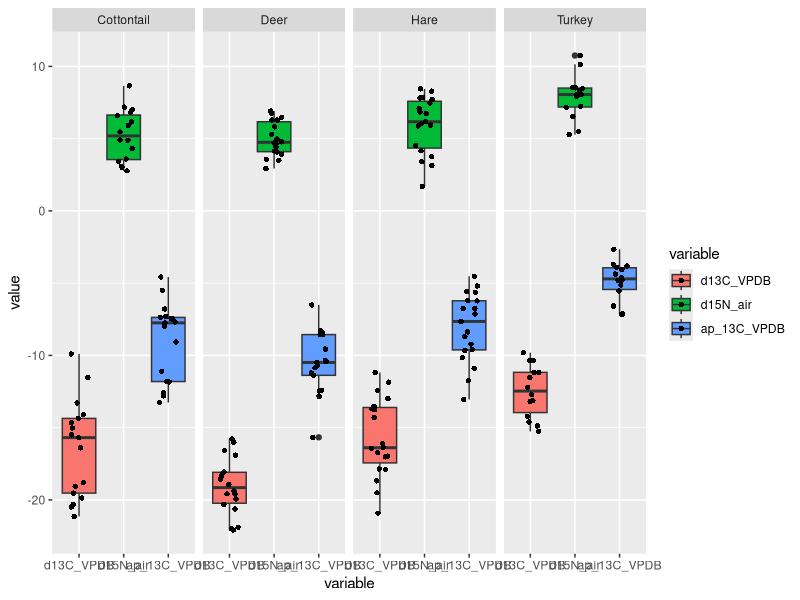
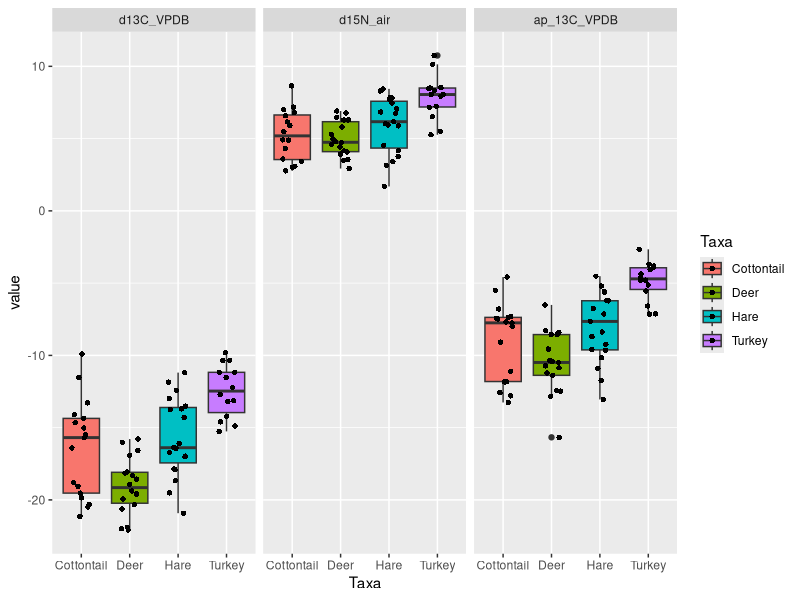
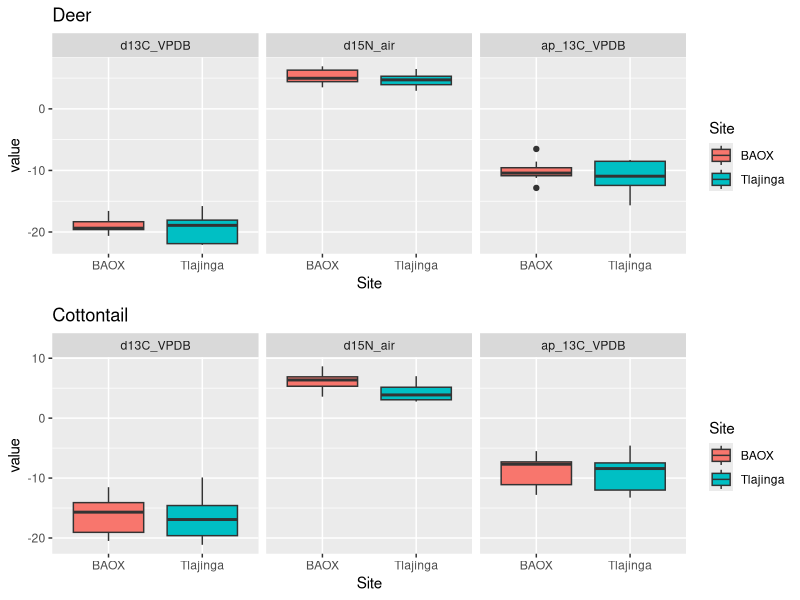
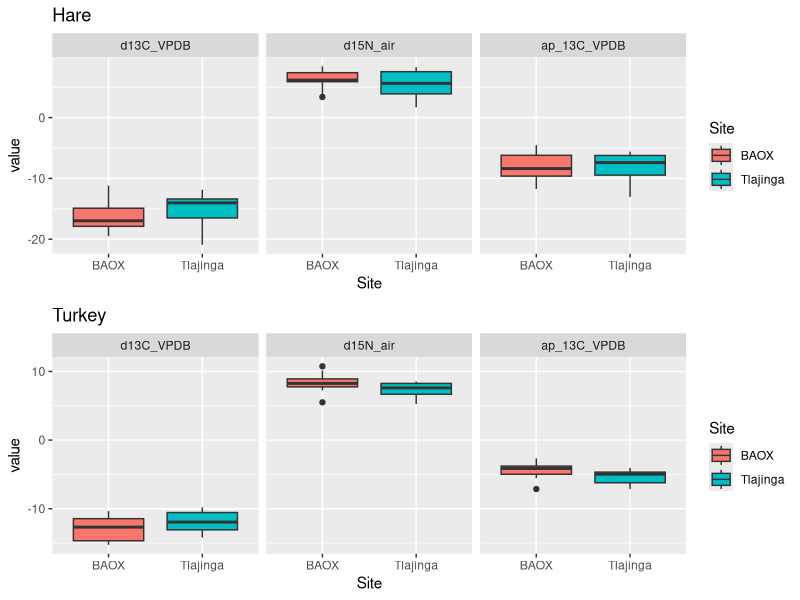
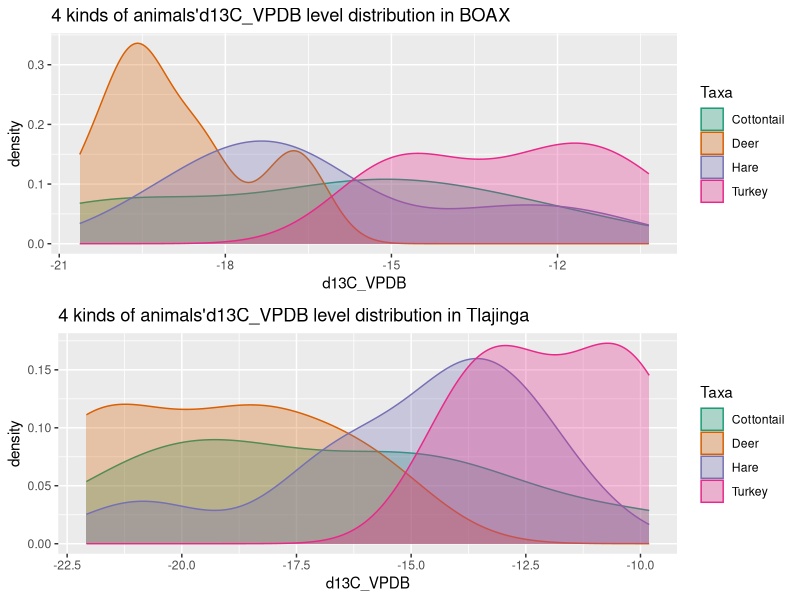
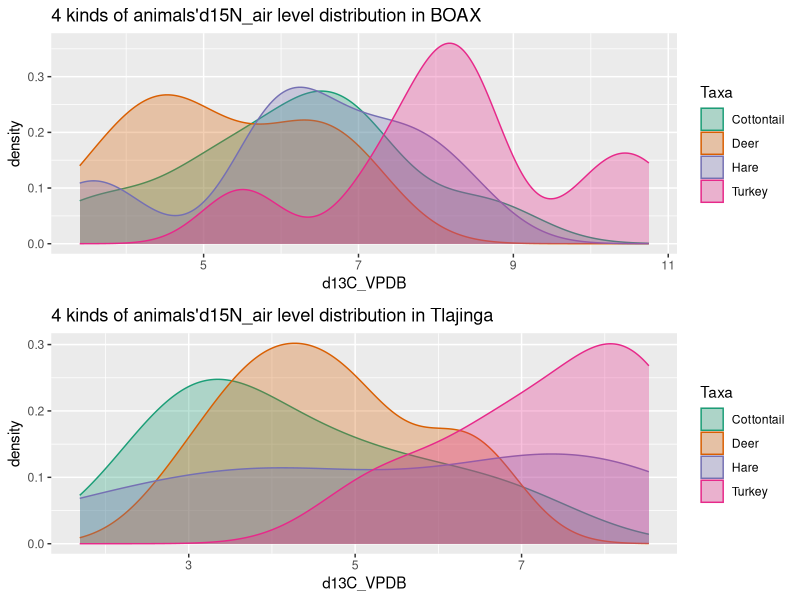
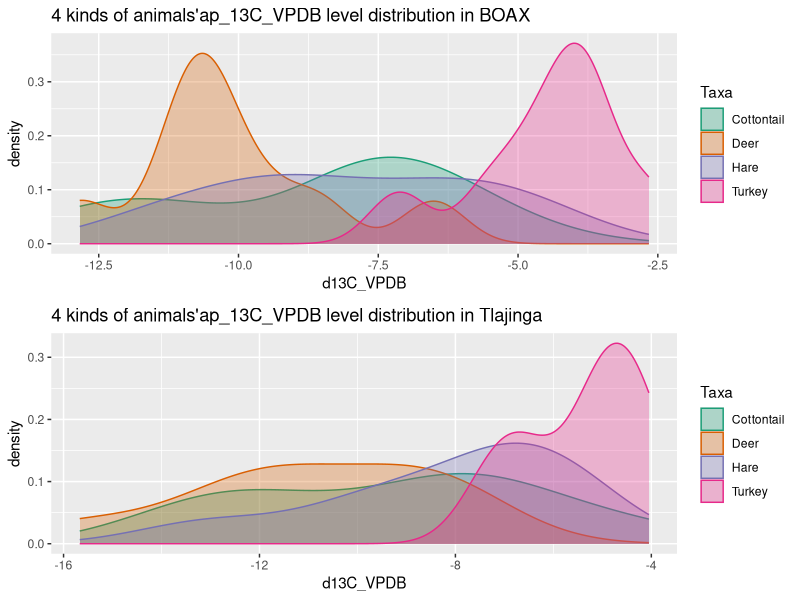
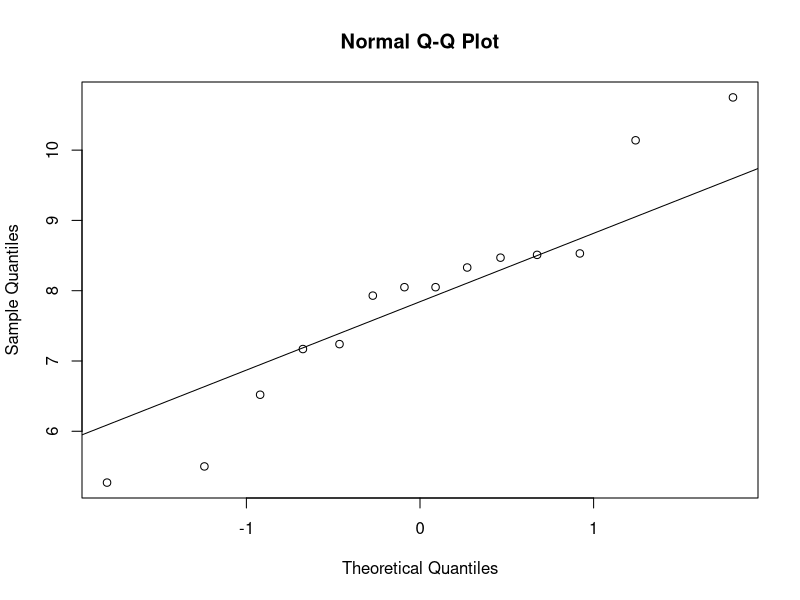

The R source for these figures, in order:
## ---- chunk 1
knitr::opts_chunk$set(echo = TRUE, message = FALSE, warning = FALSE)
# install.packages("foreign")
library(ggplot2)
library(openxlsx)
library(reshape2)
library(dplyr)
library(tidyr)
library("formattable")
library(stats)
## ---- chunk 2
#read data
data<-read.xlsx("for_stats_peeps.xlsx")
data<-data[,-2:-6]
data<-data[,-4]
removedata<-c("MC381","MC389","MC393","MC76")
#data <- na.omit(data)
i<-1
for(i in i:4) data<-subset(data,data$ID!=removedata[i])

## ---- chunk 3
#tidy data
data2<-data[,2:8]
data2<-data2[,-3]
data2<-data2[,-5]
aggdata<-melt(data2,id=(c("Taxa","Site")))

## ---- chunk 4
summ <- aggdata %>%                              
  group_by(Taxa,Site,variable) %>% 
  na.omit(aggdata) %>%
  summarize(min = min(value),
            median = median(value),
            mean = mean(value),
            max = max(value),
            sd = sd(value),
            count=n())
#formattable(summ)

## ---- chunk 5
ggplot(data = aggdata, aes(x=variable,y=value, fill=variable)) + 
  geom_boxplot()+
  geom_jitter(shape=16, position=position_jitter(0.2))+
  facet_wrap(~Taxa,nrow = 1)
## ---- chunk 6
ggplot(data = aggdata, aes(x=Taxa,y=value, fill=Taxa)) + 
  geom_boxplot()+
  geom_jitter(shape=16, position=position_jitter(0.2))+
  facet_wrap(~variable,nrow = 1)
## ---- chunk 7
data_deer<-aggdata[which(aggdata$Taxa=="Deer"),]
data_Cottontail<-aggdata[which(aggdata$Taxa=="Cottontail"),]
data_Hare<-aggdata[which(aggdata$Taxa=="Hare"),]
data_Turkey<-aggdata[which(aggdata$Taxa=="Turkey"),]

deer1<-ggplot(data = data_deer, aes(x=variable,y=value, fill=variable)) + 
  geom_boxplot()+
  #geom_jitter(shape=16, position=position_jitter(0.2))+
  labs(title = 'Deer')+
  facet_wrap(~Site,nrow = 1)

deer2<-ggplot(data = data_deer, aes(x=Site,y=value, fill=Site)) + 
  geom_boxplot()+
  #geom_jitter(shape=16, position=position_jitter(0.2))+
  labs(title = 'Deer')+
  facet_wrap(~variable,nrow = 1)



cot1<-ggplot(data = data_Cottontail, aes(x=variable,y=value, fill=variable)) + 
  geom_boxplot()+
  #geom_jitter(shape=16, position=position_jitter(0.2))+
  labs(title = 'Cottontail')+
  facet_wrap(~Site,nrow = 1)

cot2<-ggplot(data = data_Cottontail, aes(x=Site,y=value, fill=Site)) + 
  geom_boxplot()+
  #geom_jitter(shape=16, position=position_jitter(0.2))+
  labs(title = 'Cottontail')+
  facet_wrap(~variable,nrow = 1)


hare1<-ggplot(data = data_Hare, aes(x=variable,y=value, fill=variable)) + 
  geom_boxplot()+
  #geom_jitter(shape=16, position=position_jitter(0.2))+
  labs(title = 'Hare')+
  facet_wrap(~Site,nrow = 1)

hare2<-ggplot(data = data_Hare, aes(x=Site,y=value, fill=Site)) + 
  geom_boxplot()+
  #geom_jitter(shape=16, position=position_jitter(0.2))+
  labs(title = 'Hare')+
  facet_wrap(~variable,nrow = 1)

turkey1<-ggplot(data = data_Turkey, aes(x=variable,y=value, fill=variable)) + 
  geom_boxplot()+
  #geom_jitter(shape=16, position=position_jitter(0.2))+
  labs(title = 'Turkey')+
  facet_wrap(~Site,nrow = 1)

turkey2<-ggplot(data = data_Turkey, aes(x=Site,y=value, fill=Site)) + 
  geom_boxplot()+
  #geom_jitter(shape=16, position=position_jitter(0.2))+
  labs(title = 'Turkey')+
  facet_wrap(~variable,nrow = 1)

## ---- chunk 8

#gridExtra::grid.arrange(deer1,cot1,nrow=2,ncol=1)
#gridExtra::grid.arrange(hare1,turkey1,nrow=2,ncol=1)

gridExtra::grid.arrange(deer2,cot2,nrow=2,ncol=1)
gridExtra::grid.arrange(hare2,turkey2,nrow=2,ncol=1)

## ---- chunk 9
mean(filter(aggdata,Taxa=="Hare" & Site=="BAOX" & variable=="d15N_air")$value)
sd(filter(aggdata,Taxa=="Hare" & Site=="BAOX" & variable=="d15N_air")$value)
## ---- chunk 10
# check the d13C_VPDB
aggdata1 <- filter(aggdata, variable== "d13C_VPDB" & Site == "BAOX")
ggplot1 <- ggplot(aggdata1, aes(value, colour = Taxa,fill=Taxa)) + geom_density(alpha = 0.3) +
  scale_fill_brewer(palette="Dark2") +
  scale_color_brewer(palette="Dark2") +
  labs(x = "d13C_VPDB", y = "density", title = "4 kinds of animals'd13C_VPDB level distribution in BOAX")


aggdata2 <- filter(aggdata, variable== "d13C_VPDB" & Site == "Tlajinga")
ggplot2 <- ggplot(aggdata2, aes(value, colour = Taxa,fill=Taxa)) + geom_density(alpha = 0.3) +
  scale_fill_brewer(palette="Dark2") +
  scale_color_brewer(palette="Dark2") +
  labs(x = "d13C_VPDB", y = "density", title = "4 kinds of animals'd13C_VPDB level distribution in Tlajinga")

gridExtra::grid.arrange(ggplot1, ggplot2)
## ---- chunk 11
# check the d15N_air
aggdata3 <- filter(aggdata, variable== "d15N_air" & Site == "BAOX")
ggplot3 <- ggplot(aggdata3, aes(value, colour = Taxa,fill=Taxa)) + geom_density(alpha = 0.3) +
  scale_fill_brewer(palette="Dark2") +
  scale_color_brewer(palette="Dark2") +
  labs(x = "d13C_VPDB", y = "density", title = "4 kinds of animals'd15N_air level distribution in BOAX")


aggdata4 <- filter(aggdata, variable== "d15N_air" & Site == "Tlajinga")
ggplot4 <- ggplot(aggdata4, aes(value, colour = Taxa,fill=Taxa)) + geom_density(alpha = 0.3) +
  scale_fill_brewer(palette="Dark2") +
  scale_color_brewer(palette="Dark2") +
  labs(x = "d13C_VPDB", y = "density", title = "4 kinds of animals'd15N_air level distribution in Tlajinga")

gridExtra::grid.arrange(ggplot3, ggplot4)
## ---- chunk 12
# check the ap_13C_VPDB
aggdata5 <- filter(aggdata, variable== "ap_13C_VPDB" & Site == "BAOX")
ggplot5 <- ggplot(aggdata5, aes(value, colour = Taxa,fill=Taxa)) + geom_density(alpha = 0.3) +
  scale_fill_brewer(palette="Dark2") +
  scale_color_brewer(palette="Dark2") +
  labs(x = "d13C_VPDB", y = "density", title = "4 kinds of animals'ap_13C_VPDB level distribution in BOAX")


aggdata6 <- filter(aggdata, variable== "ap_13C_VPDB" & Site == "Tlajinga")
ggplot6 <- ggplot(aggdata6, aes(value, colour = Taxa,fill=Taxa)) + geom_density(alpha = 0.3) +
  scale_fill_brewer(palette="Dark2") +
  scale_color_brewer(palette="Dark2") +
  labs(x = "d13C_VPDB", y = "density", title = "4 kinds of animals'ap_13C_VPDB level distribution in Tlajinga")

gridExtra::grid.arrange(ggplot5, ggplot6)
## ---- chunk 13
qqnorm(aggdata[aggdata$Taxa=="Turkey"&aggdata$variable=="d15N_air",]$value)
qqline(aggdata[aggdata$Taxa=="Turkey"&aggdata$variable=="d15N_air",]$value)
## ---- chunk 14
# Assumption
# H0 : v1  = v2
# Ha : v1 != v2
## ---- chunk 15
# "d13C_VPDB" level in turkey groups
test.turkey.d13C <- filter(aggdata, Taxa == "Turkey" & variable== "d13C_VPDB")
with(test.turkey.d13C, shapiro.test(value[Site == "BAOX"])) # p = 0.4606
with(test.turkey.d13C, shapiro.test(value[Site == "Tlajinga"])) # p = 0.7027

# From the output, the two p-values are greater than the significance level 0.05 implying that the distribution of the data are not significantly different from the normal distribution. In other words, we can assume the normality.

t.test(value ~ Site, data = test.turkey.d13C, conf.level = 0.99, var.equal = TRUE)
# p = 0.3323
# Not reject!
## ---- chunk 16
# "d13C_VPDB" level in Cottontail groups
test.Cottontail.d13C <- filter(aggdata, Taxa == "Cottontail" & variable== "d13C_VPDB")
with(test.Cottontail.d13C, shapiro.test(value[Site == "BAOX"])) # p = 0.5969
with(test.Cottontail.d13C, shapiro.test(value[Site == "Tlajinga"])) # p = 0.3941

# From the output, the two p-values are greater than the significance level 0.05 implying that the distribution of the data are not significantly different from the normal distribution. In other words, we can assume the normality.
t.test(value ~ Site, data = test.Cottontail.d13C, conf.level = 0.99, var.equal = TRUE)
# p = 0.8162
# Not reject!
## ---- chunk 17
# "d13C_VPDB" level in Deer groups
test.Deer.d13C <- filter(aggdata, Taxa == "Deer" & variable== "d13C_VPDB")
with(test.Deer.d13C, shapiro.test(value[Site == "BAOX"])) # p = 0.3914
with(test.Deer.d13C, shapiro.test(value[Site == "Tlajinga"])) # p = 0.2177

# From the output, the two p-values are greater than the significance level 0.05 implying that the distribution of the data are not significantly different from the normal distribution. In other words, we can assume the normality.
t.test(value ~ Site, data = test.Deer.d13C, conf.level = 0.99, var.equal = TRUE)
# p = 0.6657
# Not reject!
## ---- chunk 18
# "d13C_VPDB" level in Hare groups
test.Hare.d13C <- filter(aggdata, Taxa == "Hare" & variable== "d13C_VPDB")
with(test.Hare.d13C, shapiro.test(value[Site == "BAOX"])) # p = 0.2707
with(test.Hare.d13C, shapiro.test(value[Site == "Tlajinga"])) # p = 0.2447

# From the output, the two p-values are greater than the significance level 0.05 implying that the distribution of the data are not significantly different from the normal distribution. In other words, we can assume the normality.

t.test(value ~ Site, data = test.Hare.d13C, conf.level = 0.99, var.equal = TRUE)
# p = 0.3999
# Not reject!
## ---- chunk 19
# "d15N_air" level in turkey groups
test.turkey.d15N <- filter(aggdata, Taxa == "Turkey" & variable== "d15N_air")
with(test.turkey.d15N, shapiro.test(value[Site == "BAOX"])) # p = 0.7717
with(test.turkey.d15N, shapiro.test(value[Site == "Tlajinga"])) # p = 0.4532

# From the output, the two p-values are greater than the significance level 0.05 implying that the distribution of the data are not significantly different from the normal distribution. In other words, we can assume the normality.

t.test(value ~ Site, data = test.turkey.d15N, conf.level = 0.99, var.equal = TRUE)
# p = 0.2313
# Not reject!
## ---- chunk 20
# "d15N_air" level in Cottontail groups
test.Cottontail.d15N <- filter(aggdata, Taxa == "Cottontail" & variable== "d15N_air")
with(test.Cottontail.d15N, shapiro.test(value[Site == "BAOX"])) # p = 0.09437
with(test.Cottontail.d15N, shapiro.test(value[Site == "Tlajinga"])) # p = 0.2703

# From the output, the two p-values are greater than the significance level 0.05 implying that the distribution of the data are not significantly different from the normal distribution. In other words, we can assume the normality.
t.test(value ~ Site, data = test.Cottontail.d15N, conf.level = 0.99, var.equal = TRUE)
# p = 0.0321 < 0.05
# Reject!
## ---- chunk 21
# "d15N_air" level in Deer groups
test.Deer.d15N <- filter(aggdata, Taxa == "Deer" & variable== "d15N_air")
with(test.Deer.d15N, shapiro.test(value[Site == "BAOX"])) # p = 0.5592
with(test.Deer.d15N, shapiro.test(value[Site == "Tlajinga"])) # p = 0.7696

# From the output, the two p-values are greater than the significance level 0.05 implying that the distribution of the data are not significantly different from the normal distribution. In other words, we can assume the normality.
t.test(value ~ Site, data = test.Deer.d15N, conf.level = 0.99, var.equal = TRUE)
# p = 0.3106
# Not reject!
## ---- chunk 22
# "d15N_air" level in Hare groups
test.Hare.d15N <- filter(aggdata, Taxa == "Hare" & variable== "d15N_air")
with(test.Hare.d15N, shapiro.test(value[Site == "BAOX"])) # p = 0.3232
with(test.Hare.d15N, shapiro.test(value[Site == "Tlajinga"])) # p = 0.4432

# From the output, the two p-values are greater than the significance level 0.05 implying that the distribution of the data are not significantly different from the normal distribution. In other words, we can assume the normality.

t.test(value ~ Site, data = test.Hare.d15N, conf.level = 0.99, var.equal = TRUE)
# p = 0.4013
# Not reject!
## ---- chunk 23
# "ap_13C_VPDB" level in turkey groups
test.turkey.ap13C <- filter(aggdata, Taxa == "Turkey" & variable== "ap_13C_VPDB")
with(test.turkey.ap13C, shapiro.test(value[Site == "BAOX"])) # p = 0.5876
with(test.turkey.ap13C, shapiro.test(value[Site == "Tlajinga"])) # p = 0.3992

# From the output, the two p-values are greater than the significance level 0.05 implying that the distribution of the data are not significantly different from the normal distribution. In other words, we can assume the normality.

t.test(value ~ Site, data = test.turkey.ap13C, conf.level = 0.99, var.equal = TRUE)
# p = 0.2241
# Not reject!
## ---- chunk 24
# "ap_13C_VPDB" level in Cottontail groups
test.Cottontail.ap13C <- filter(aggdata, Taxa == "Cottontail" & variable== "ap_13C_VPDB")
with(test.Cottontail.ap13C, shapiro.test(value[Site == "BAOX"])) # p = 0.1675
with(test.Cottontail.ap13C, shapiro.test(value[Site == "Tlajinga"])) # p = 0.4795

# From the output, the two p-values are greater than the significance level 0.05 implying that the distribution of the data are not significantly different from the normal distribution. In other words, we can assume the normality.
t.test(value ~ Site, data = test.Cottontail.ap13C, conf.level = 0.99, var.equal = TRUE)
# p = 0.6955
# Reject!
## ---- chunk 25
# "ap_13C_VPDB" level in Deer groups
test.Deer.ap13C <- filter(aggdata, Taxa == "Deer" & variable== "ap_13C_VPDB")
with(test.Deer.ap13C, shapiro.test(value[Site == "BAOX"])) # p = 0.54
with(test.Deer.ap13C, shapiro.test(value[Site == "Tlajinga"])) # p = 0.3121

# From the output, the two p-values are greater than the significance level 0.05 implying that the distribution of the data are not significantly different from the normal distribution. In other words, we can assume the normality.
t.test(value ~ Site, data = test.Deer.ap13C, conf.level = 0.99, var.equal = TRUE)
# p = 0.4406
# Not reject!
## ---- chunk 26
# "ap_13C_VPDB" level in Hare groups
test.Hare.ap13C <- filter(aggdata, Taxa == "Hare" & variable== "ap_13C_VPDB")
with(test.Hare.ap13C, shapiro.test(value[Site == "BAOX"])) # p = 0.7399
with(test.Hare.ap13C, shapiro.test(value[Site == "Tlajinga"])) # p = 0.2754

# From the output, the two p-values are greater than the significance level 0.05 implying that the distribution of the data are not significantly different from the normal distribution. In other words, we can assume the normality.

t.test(value ~ Site, data = test.Hare.ap13C, conf.level = 0.99, var.equal = TRUE)
# p = 0.8815
# Not reject!
## ---- chunk 27
data_deer_dc<-data_deer[which(data_deer$variable=="d13C_VPDB"),]
wilcox.test(value~Site,data=data_deer_dc)

data_deer_apc<-data_deer[which(data_deer$variable=="ap_13C_VPDB"),] %>% na.omit(data_deer)
wilcox.test(value~Site,data=data_deer_apc)

data_deer_n<-data_deer[which(data_deer$variable=="d15N_air"),]
wilcox.test(value~Site,data=data_deer_n)
## ---- chunk 28
data_cott_dc<-data_Cottontail[which(data_Cottontail$variable=="d13C_VPDB"),]
wilcox.test(value~Site,data=data_cott_dc)

data_cott_apc<-data_Cottontail[which(data_Cottontail$variable=="ap_13C_VPDB"),] 
wilcox.test(value~Site,data=data_cott_apc)

data_cott_n<-data_Cottontail[which(data_Cottontail$variable=="d15N_air"),]%>% na.omit(data_Cottontail)
wilcox.test(value~Site,data=data_cott_n)
## ---- chunk 29
data_hare_dc<-data_Hare[which(data_Hare$variable=="d13C_VPDB"),]
wilcox.test(value~Site,data=data_hare_dc)

data_hare_apc<-data_Hare[which(data_Hare$variable=="ap_13C_VPDB"),] 
wilcox.test(value~Site,data=data_hare_apc)

data_hare_n<-data_Hare[which(data_Hare$variable=="d15N_air"),]
wilcox.test(value~Site,data=data_hare_n)
## ---- chunk 30
data_turkey_dc<-data_Turkey[which(data_Turkey$variable=="d13C_VPDB"),]
wilcox.test(value~Site,data=data_turkey_dc)

data_turkey_apc<-data_Turkey[which(data_Turkey$variable=="ap_13C_VPDB"),] 
wilcox.test(value~Site,data=data_turkey_apc)

data_turkey_n<-data_Turkey[which(data_Turkey$variable=="d15N_air"),]
wilcox.test(value~Site,data=data_turkey_n)
## ---- chunk 31
#waining mean:
#  The impact of ties means the Wilcoxon rank sum distribution cannot be used to calculate exact p-values. If ties occur in our data and we have fewer than 50 observations, the wilcox.test function returns a normal approximated p-value along with a warning message that says “cannot compute exact p-value with ties”.


#Since this p-value is not less than 0.05, we fail to reject the null hypothesis. 


# Mann-Whitney U Test for Cottontail.

# W=52, p-value= 0.03792

# we can reject the null hypothesis:
# two sites animals are the same
## ---- chunk 32
Utable<-read.xlsx("Mann-Whitney_Table_0.01.xlsx")

Utest<-function(set1,set2){
  l1<-length(set1)
  l2<-length(set2)
  set<-c(set1,set2)
  set<-rbind(set,c(rep(1,l1),rep(2,l2)))
  rset<-rank(set[1,])
  R1<-sum(rset[1:l1])
  R2<-sum(rset[(l1+1):(l1+l2)])
  U1<-l1*l2+l1*(l1+1)/2-R1
  U2<-l1*l2+l2*(l2+1)/2-R2
  print(min(U1,U2))
  print(Utable[l1,l2])
  min(U1,U2)<Utable[l1,l2]
}
## ---- chunk 33
setA<-data_deer_dc[which(data_deer_dc$Site=="BAOX"),]
setB<-data_deer_dc[which(data_deer_dc$Site=="Tlajinga"),]
Utest(setA$value,setB$value)

setA<-data_deer_apc[which(data_deer_apc$Site=="BAOX"),]
setB<-data_deer_apc[which(data_deer_apc$Site=="Tlajinga"),]
Utest(setA$value,setB$value)

setA<-data_deer_n[which(data_deer_n$Site=="BAOX"),]
setB<-data_deer_n[which(data_deer_n$Site=="Tlajinga"),]
Utest(setA$value,setB$value)
## ---- chunk 34
setA<-data_cott_dc[which(data_cott_dc$Site=="BAOX"),]
setB<-data_cott_dc[which(data_cott_dc$Site=="Tlajinga"),]
Utest(setA$value,setB$value)

setA<-data_cott_apc[which(data_cott_apc$Site=="BAOX"),]
setB<-data_cott_apc[which(data_cott_apc$Site=="Tlajinga"),]
Utest(setA$value,setB$value)

setA<-data_cott_n[which(data_cott_n$Site=="BAOX"),]
setB<-data_cott_n[which(data_cott_n$Site=="Tlajinga"),]
Utest(setA$value,setB$value)
## ---- chunk 35
setA<-data_hare_dc[which(data_hare_dc$Site=="BAOX"),]
setB<-data_hare_dc[which(data_hare_dc$Site=="Tlajinga"),]
Utest(setA$value,setB$value)

setA<-data_hare_apc[which(data_hare_apc$Site=="BAOX"),]
setB<-data_hare_apc[which(data_hare_apc$Site=="Tlajinga"),]
Utest(setA$value,setB$value)

setA<-data_hare_n[which(data_hare_n$Site=="BAOX"),]
setB<-data_hare_n[which(data_hare_n$Site=="Tlajinga"),]
Utest(setA$value,setB$value)

## ---- chunk 36
setA<-data_turkey_dc[which(data_turkey_dc$Site=="BAOX"),]
setB<-data_turkey_dc[which(data_turkey_dc$Site=="Tlajinga"),]
Utest(setA$value,setB$value)

setA<-data_turkey_apc[which(data_turkey_apc$Site=="BAOX"),]
setB<-data_turkey_apc[which(data_turkey_apc$Site=="Tlajinga"),]
Utest(setA$value,setB$value)

setA<-data_turkey_n[which(data_turkey_n$Site=="BAOX"),]
setB<-data_turkey_n[which(data_turkey_n$Site=="Tlajinga"),]
Utest(setA$value,setB$value)
## ---- chunk 37
mann <- subset(aggdata,select = -Site) %>%                         
  group_by(Taxa,variable) %>% 
  na.omit(aggdata) %>%
  summarize(rank = rank(value))
mann<- aggdata %>%                              
  group_by(Taxa,variable) %>% 
  na.omit(aggdata) %>%
  cbind(rank=mann$rank)
#formattable(mann)

mann_cott_n<-mann[which(mann$variable=="d15N_air" & mann$Taxa=="Cottontail"),]
setA<-mann_cott_n[mann_cott_n$Site=="BAOX",]
setB<-mann_cott_n[mann_cott_n$Site=="Tlajinga",]
n1<-length(setA$Taxa)
n2<-length(setB$Tlajinga)
R1<-sum(setA$rank)
R2<-sum(setB$rank)
U1<-n1*n2+n1*(n1+1)/2-R1
U2<-n1*n2+n2*(n2+1)/2-R2
#min(U1,U2)
